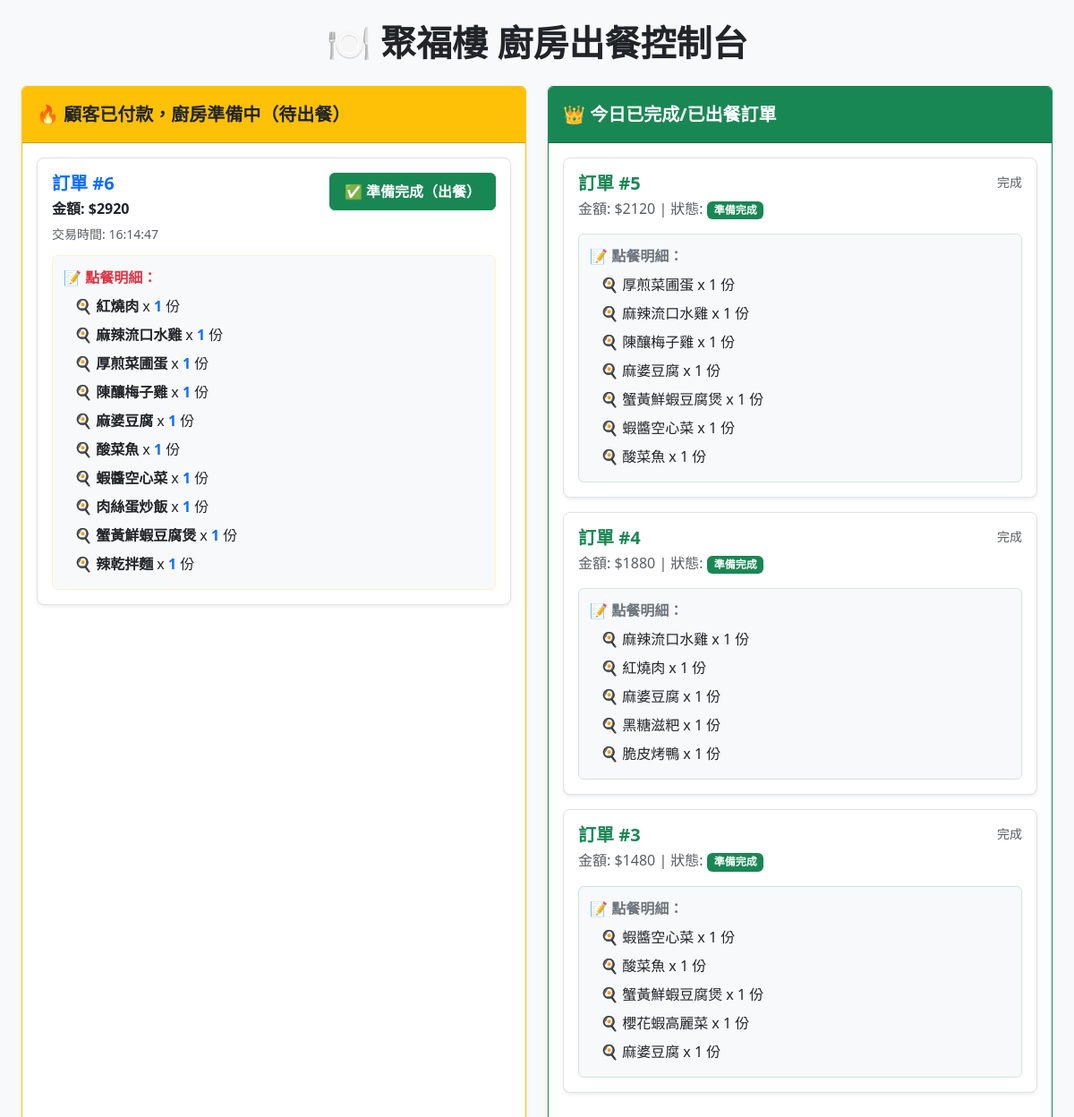
Before: /kitchen/ with the older database file.
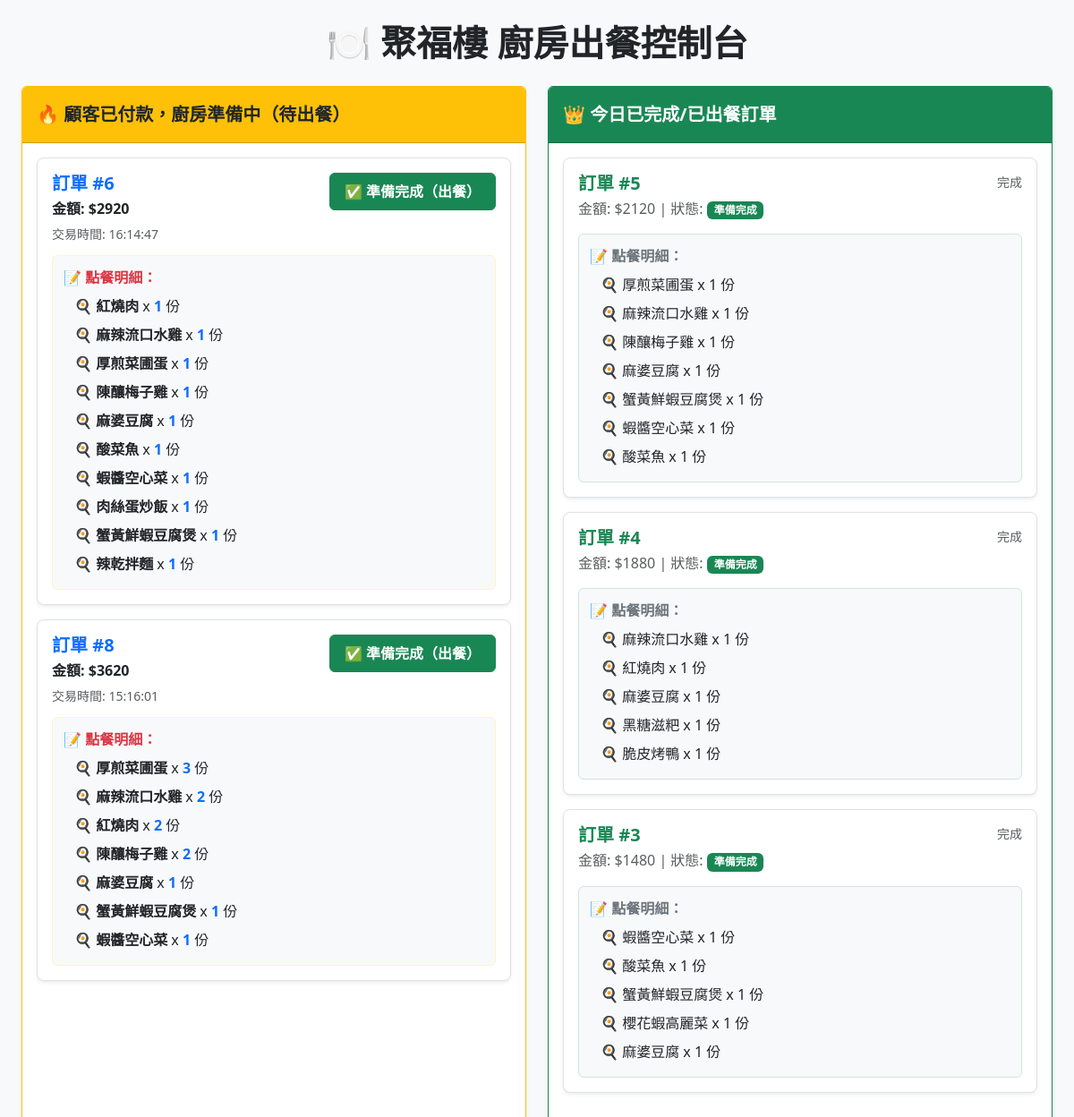
After: the same page with the newer database file.
### myapp/models.py (models this page shows)
class Order(models.Model):
    STATUS_CHOICES =[
        ('pending','未付款'),
        ('paid','已付款/準備中'),
        ('completed','已完成'),
        ('cancelled','已取消'),
    ]
    member = models.ForeignKey(CustomMember,on_delete=models.CASCADE,verbose_name="會員")
    total_amount= models.IntegerField(verbose_name="總金額")
    status = models.CharField(max_length=20,choices=STATUS_CHOICES,default='pending',verbose_name='頂單狀態')
    created_at = models.DateTimeField(auto_created=True,verbose_name='訂單時間')
    merchant_trade_no = models.CharField(max_length=50,unique=True,blank=True,null=True)
    pickup_time = models.DateTimeField(blank=False, null=False, default=timezone.now,verbose_name="預約取餐時間")
    created_at = models.DateTimeField(auto_now_add=True)

class OrderItem(models.Model):
    order =models.ForeignKey(Order,on_delete=models.CASCADE,related_name='items',verbose_name='訂單')
    item_name=models.CharField(max_length=100,verbose_name="餐點名稱(快照)")
    price = models.IntegerField(verbose_name="購買時價格")
    quantity = models.PositiveIntegerField(verbose_name="數量")

### myapp/views.py (the view)
# urls.py: path('kitchen/', views.kitchen_dashboard, name='kitchen_dashboard'),
def kitchen_dashboard(request):
    preparing_orders = Order.objects.filter(status='paid').prefetch_related('items').order_by('created_at')  # 說明：查詢待製作訂單，並預先載入訂單明細。
    completed_orders = Order.objects.filter(status='completed').prefetch_related('items').order_by('-id')[:10]  # 說明：查詢最近完成的 10 筆訂單。
    context = {  # 說明：整理廚房後台模板資料。
        'preparing_orders': preparing_orders,  # 說明：待製作訂單清單。
        'completed_orders': completed_orders,  # 說明：最近完成訂單清單。
    }
    return render(request, 'kitchen_dashboard.html', context)  # 說明：渲染廚房後台頁。

### templates/kitchen_dashboard.html (shortened to what this page needs)
{% load static %}
<!DOCTYPE html>
<html lang="zh-TW">
<head>
    <link href="https://cdn.jsdelivr.net/npm/bootstrap@5.3.0/dist/css/bootstrap.min.css" rel="stylesheet">
    <link rel="stylesheet" href="{% static 'css/kitchen_dashboard.css' %}">
</head>
<body class="bg-light">
    <div class="container-fluid dashboard-container">
        <h1 class="dashboard-title">🍽️ 聚福樓 廚房出餐控制台</h1>
        <div class="row g-4">
            <div class="col-md-6">
                <div class="card shadow-sm border-warning dashboard-card-wrapper">
                    <div class="card-header bg-warning text-dark fw-bold fs-5 dashboard-card-header">
                        🔥 顧客已付款，廚房準備中（待出餐）
                    </div>
                    <div class="card-body p-3">
                        {% if preparing_orders %}
                            {% for order in preparing_orders %}
                                <div class="order-sub-card">
                                    <div class="card-body p-3">
                                        <div class="d-flex w-100 justify-content-between align-items-start mb-2">
                                            <div>
                                                <h5 class="mb-1 fw-bold text-primary">訂單 #{{ order.id }}</h5>
                                                <p class="mb-1 text-dark fw-semibold">金額: ${{ order.total_amount }}</p>
                                                <small class="text-muted">交易時間: {{ order.created_at|date:"H:i:s" }}</small>
                                            </div>
                                            <a href="{% url 'complete_order' order.id %}" class="btn btn-success fw-bold px-3 py-2">
                                                ✅ 準備完成（出餐）
                                            </a>
                                        </div>
                                        <div class="details-box details-box-warning">
                                            <strong class="text-danger">📝 點餐明細：</strong>
                                            <ul class="details-list mt-1">
                                                {% for item in order.items.all %}
                                                    <li>
                                                        🍳 <strong>{{ item.item_name }}</strong> x <span class="text-primary fw-bold">{{ item.quantity }}</span> 份
                                                    </li>
                                                {% empty %}
                                                    <li class="text-muted">（無菜品資料）</li>
                                                {% endfor %}
                                            </ul>
                                        </div>
                                    </div>
                                </div>
                            {% endfor %}
                        {% else %}
                            <p class="text-center text-muted py-4">🎉 目前沒有排隊中的訂單，廚房可以休息一下！</p>
                        {% endif %}
                    </div>
                </div>
            </div>
            <div class="col-md-6">
                <div class="card shadow-sm border-success dashboard-card-wrapper">
                    <div class="card-header bg-success text-white fw-bold fs-5 dashboard-card-header">
                        👑 今日已完成/已出餐訂單
                    </div>
                    <div class="card-body p-3">
                        {% if completed_orders %}
                            {% for order in completed_orders %}
                                <div class="order-sub-card">
                                    <div class="card-body p-3">
                                        <div class="d-flex w-100 justify-content-between align-items-start mb-2">
                                            <div>
                                                <h5 class="mb-1 fw-bold text-success">訂單 #{{ order.id }}</h5>
                                                <p class="mb-1 text-muted">金額: ${{ order.total_amount }} | 狀態: <span class="badge bg-success">準備完成</span></p>
                                            </div>
                                            <small class="text-muted">{{ order.updated_at|date:"H:i:s" }} 完成</small>
                                        </div>
                                        <div class="details-box details-box-success">
                                            <strong class="text-secondary">📝 點餐明細：</strong>
                                            <ul class="details-list mt-1">
                                                {% for item in order.items.all %}
                                                    <li>
                                                        🍳 {{ item.item_name }} x {{ item.quantity }} 份
                                                    </li>
                                                {% empty %}
                                                    <li class="text-muted">（無菜品資料）</li>
                                                {% endfor %}
                                            </ul>
                                        </div>
                                    </div>
                                </div>
                            {% endfor %}
                        {% else %}
                            <p class="text-center text-muted py-4">今天還沒有點餐完成的紀錄唷。</p>
                        {% endif %}
                    </div>
                </div>
            </div>
        </div>
    </div>
</body>
</html>

### static/css/kitchen_dashboard.css (style rules this page uses)
.dashboard-container { padding: 24px; }
.dashboard-title { margin-bottom: 24px; text-align: center; font-weight: bold; color: #212529; }
.dashboard-card-wrapper { height: 100%; }
.dashboard-card-header { padding-top: 16px; padding-bottom: 16px; }
.order-sub-card { background-color: #ffffff; border-radius: 8px; border: 1px solid #dee2e6 !important; margin-bottom: 16px; box-shadow: 0 .125rem .25rem rgba(0,0,0,.075) !important; transition: transform 0.2s ease, box-shadow 0.2s ease; }
.details-box { padding: 12px; background-color: #f8f9fa; border-radius: 6px; margin-top: 12px; font-size: 1rem; }
.details-box-warning { border: 1px solid #fff3cd; }
.details-box-success { border: 1px solid #d1e7dd; }
.details-list { list-style: none; padding-left: 12px !important; margin-bottom: 0; }
.details-list li { padding: 4px 0; color: #212529; }

Changed rows visible on the page:
added Order: id "8", total_amount "3620", created_at "15:16:01", shown under "🍽️ 聚福樓 廚房出餐控制台"
added OrderItem: item_name "厚煎菜圃蛋", quantity "3", shown under "8"
added OrderItem: item_name "麻辣流口水雞", quantity "2", shown under "8"
added OrderItem: item_name "紅燒肉", quantity "2", shown under "8"
added OrderItem: item_name "陳釀梅子雞", quantity "2", shown under "8"
added OrderItem: item_name "麻婆豆腐", quantity "1", shown under "8"
added OrderItem: item_name "蟹黃鮮蝦豆腐煲", quantity "1", shown under "8"
added OrderItem: item_name "蝦醬空心菜", quantity "1", shown under "8"
